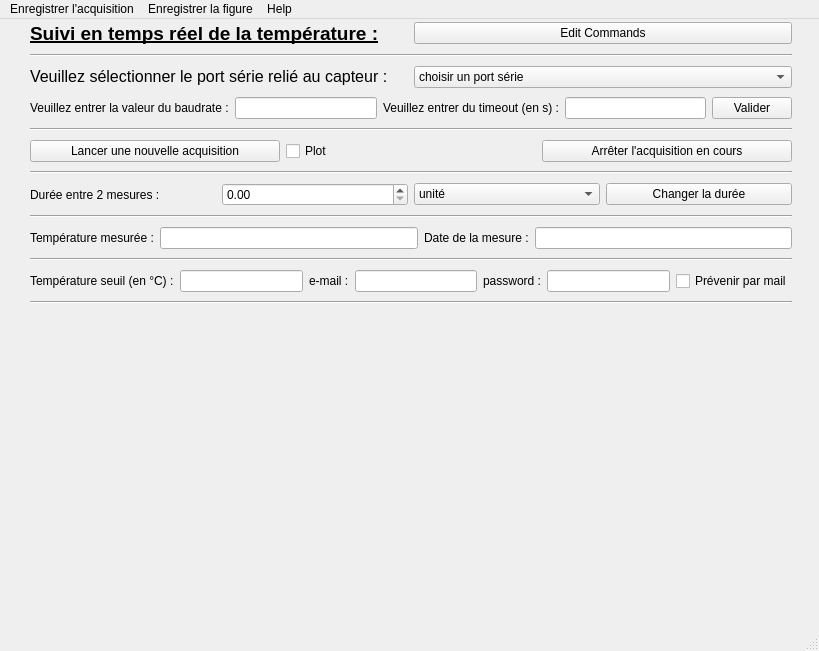
<?xml version="1.0" encoding="UTF-8"?>
<ui version="4.0">
 <class>MainWindow</class>
 <widget class="QMainWindow" name="MainWindow">
  <property name="geometry">
   <rect>
    <x>0</x>
    <y>0</y>
    <width>819</width>
    <height>651</height>
   </rect>
  </property>
  <property name="windowTitle">
   <string>MainWindow</string>
  </property>
  <widget class="QWidget" name="centralwidget">
   <widget class="PlotWidget" name="widget" native="true">
    <property name="geometry">
     <rect>
      <x>29</x>
      <y>299</y>
      <width>761</width>
      <height>301</height>
     </rect>
    </property>
   </widget>
   <widget class="QWidget" name="">
    <property name="geometry">
     <rect>
      <x>30</x>
      <y>0</y>
      <width>762</width>
      <height>291</height>
     </rect>
    </property>
    <layout class="QVBoxLayout" name="verticalLayout">
     <item>
      <layout class="QHBoxLayout" name="horizontalLayout_7">
       <item>
        <widget class="QLabel" name="title">
         <property name="text">
          <string>&lt;html&gt;&lt;head/&gt;&lt;body&gt;&lt;p&gt;&lt;span style=&quot; font-size:14pt; font-weight:600; text-decoration: underline;&quot;&gt;Suivi en temps réel de la température :&lt;/span&gt;&lt;/p&gt;&lt;/body&gt;&lt;/html&gt;</string>
         </property>
        </widget>
       </item>
       <item>
        <widget class="QPushButton" name="pushButton_edit_Commands">
         <property name="text">
          <string>Edit Commands</string>
         </property>
        </widget>
       </item>
      </layout>
     </item>
     <item>
      <widget class="Line" name="line">
       <property name="orientation">
        <enum>Qt::Horizontal</enum>
       </property>
      </widget>
     </item>
     <item>
      <layout class="QHBoxLayout" name="horizontalLayout">
       <item>
        <widget class="QLabel" name="label_select_serial_port">
         <property name="text">
          <string>&lt;html&gt;&lt;head/&gt;&lt;body&gt;&lt;p&gt;&lt;span style=&quot; font-size:12pt;&quot;&gt;Veuillez sélectionner le port série relié au capteur :&lt;/span&gt;&lt;/p&gt;&lt;/body&gt;&lt;/html&gt;</string>
         </property>
        </widget>
       </item>
       <item>
        <widget class="QComboBox" name="comboBox_select_serial_port">
         <item>
          <property name="text">
           <string>choisir un port série</string>
          </property>
         </item>
        </widget>
       </item>
      </layout>
     </item>
     <item>
      <layout class="QHBoxLayout" name="horizontalLayout_2">
       <item>
        <widget class="QLabel" name="label_baudrate">
         <property name="text">
          <string>&lt;html&gt;&lt;head/&gt;&lt;body&gt;&lt;p&gt;&lt;span style=&quot; font-size:9pt;&quot;&gt;Veuillez entrer la valeur du baudrate :&lt;/span&gt;&lt;/p&gt;&lt;/body&gt;&lt;/html&gt;</string>
         </property>
        </widget>
       </item>
       <item>
        <widget class="QLineEdit" name="lineEdit_baudrate"/>
       </item>
       <item>
        <widget class="QLabel" name="label_timeout">
         <property name="text">
          <string>&lt;html&gt;&lt;head/&gt;&lt;body&gt;&lt;p&gt;&lt;span style=&quot; font-size:9pt;&quot;&gt;Veuillez entrer du timeout (en s) :&lt;/span&gt;&lt;/p&gt;&lt;/body&gt;&lt;/html&gt;</string>
         </property>
        </widget>
       </item>
       <item>
        <widget class="QLineEdit" name="lineEdit_timeout"/>
       </item>
       <item>
        <widget class="QPushButton" name="pushButton_validate_device">
         <property name="text">
          <string>Valider</string>
         </property>
        </widget>
       </item>
      </layout>
     </item>
     <item>
      <widget class="Line" name="line_2">
       <property name="orientation">
        <enum>Qt::Horizontal</enum>
       </property>
      </widget>
     </item>
     <item>
      <layout class="QHBoxLayout" name="horizontalLayout_3">
       <item>
        <widget class="QPushButton" name="button_new_acquiring">
         <property name="text">
          <string>Lancer une nouvelle acquisition</string>
         </property>
        </widget>
       </item>
       <item>
        <widget class="QCheckBox" name="checkBox_plot">
         <property name="text">
          <string>Plot</string>
         </property>
        </widget>
       </item>
       <item>
        <widget class="QPushButton" name="button_stop_acquiring">
         <property name="text">
          <string>Arrêter l'acquisition en cours</string>
         </property>
        </widget>
       </item>
      </layout>
     </item>
     <item>
      <widget class="Line" name="line_3">
       <property name="orientation">
        <enum>Qt::Horizontal</enum>
       </property>
      </widget>
     </item>
     <item>
      <layout class="QHBoxLayout" name="horizontalLayout_4">
       <item>
        <widget class="QLabel" name="label_duree">
         <property name="text">
          <string>Durée entre 2 mesures :</string>
         </property>
        </widget>
       </item>
       <item>
        <widget class="QDoubleSpinBox" name="SpinBox_duree"/>
       </item>
       <item>
        <widget class="QComboBox" name="comboBox_duree">
         <item>
          <property name="text">
           <string>unité</string>
          </property>
         </item>
         <item>
          <property name="text">
           <string>secondes</string>
          </property>
         </item>
         <item>
          <property name="text">
           <string>minutes</string>
          </property>
         </item>
         <item>
          <property name="text">
           <string>heures</string>
          </property>
         </item>
        </widget>
       </item>
       <item>
        <widget class="QPushButton" name="pushButton_change_duree">
         <property name="text">
          <string>Changer la durée</string>
         </property>
        </widget>
       </item>
      </layout>
     </item>
     <item>
      <widget class="Line" name="line_4">
       <property name="orientation">
        <enum>Qt::Horizontal</enum>
       </property>
      </widget>
     </item>
     <item>
      <layout class="QHBoxLayout" name="horizontalLayout_5">
       <item>
        <widget class="QLabel" name="label_temp_mesuree">
         <property name="text">
          <string>Température mesurée :</string>
         </property>
        </widget>
       </item>
       <item>
        <widget class="QLineEdit" name="affiche_temp_mesuree">
         <property name="readOnly">
          <bool>true</bool>
         </property>
        </widget>
       </item>
       <item>
        <widget class="QLabel" name="label_date_mesure">
         <property name="text">
          <string>Date de la mesure :</string>
         </property>
        </widget>
       </item>
       <item>
        <widget class="QLineEdit" name="affiche_date_mesure">
         <property name="text">
          <string/>
         </property>
         <property name="readOnly">
          <bool>true</bool>
         </property>
        </widget>
       </item>
      </layout>
     </item>
     <item>
      <widget class="Line" name="line_5">
       <property name="orientation">
        <enum>Qt::Horizontal</enum>
       </property>
      </widget>
     </item>
     <item>
      <layout class="QHBoxLayout" name="horizontalLayout_6">
       <item>
        <widget class="QLabel" name="label_seuil">
         <property name="text">
          <string>Température seuil (en °C) :</string>
         </property>
        </widget>
       </item>
       <item>
        <widget class="QLineEdit" name="lineEdit_seuil"/>
       </item>
       <item>
        <widget class="QLabel" name="label_mail">
         <property name="text">
          <string>e-mail :</string>
         </property>
        </widget>
       </item>
       <item>
        <widget class="QLineEdit" name="lineEdit_mail"/>
       </item>
       <item>
        <widget class="QLabel" name="label_password">
         <property name="text">
          <string>password :</string>
         </property>
        </widget>
       </item>
       <item>
        <widget class="QLineEdit" name="lineEdit_password"/>
       </item>
       <item>
        <widget class="QCheckBox" name="checkBox_seuil">
         <property name="text">
          <string>Prévenir par mail</string>
         </property>
        </widget>
       </item>
      </layout>
     </item>
     <item>
      <widget class="Line" name="line_6">
       <property name="orientation">
        <enum>Qt::Horizontal</enum>
       </property>
      </widget>
     </item>
    </layout>
   </widget>
  </widget>
  <widget class="QMenuBar" name="menubar">
   <property name="geometry">
    <rect>
     <x>0</x>
     <y>0</y>
     <width>819</width>
     <height>21</height>
    </rect>
   </property>
   <widget class="QMenu" name="menuEnregistrer_l_acquisition">
    <property name="title">
     <string>Enregistrer l'acquisition</string>
    </property>
    <addaction name="actionen_txt"/>
    <addaction name="actionen_csv"/>
   </widget>
   <widget class="QMenu" name="menuEnregistrer_la_figure">
    <property name="title">
     <string>Enregistrer la figure</string>
    </property>
    <addaction name="actionen_png"/>
    <addaction name="actionen_jpg"/>
   </widget>
   <widget class="QMenu" name="menuHelp">
    <property name="title">
     <string>Help</string>
    </property>
    <addaction name="actionGuide_d_utilisation"/>
   </widget>
   <addaction name="menuEnregistrer_l_acquisition"/>
   <addaction name="menuEnregistrer_la_figure"/>
   <addaction name="menuHelp"/>
  </widget>
  <widget class="QStatusBar" name="statusbar"/>
  <action name="actionen_txt">
   <property name="text">
    <string>en .txt</string>
   </property>
  </action>
  <action name="actionen_csv">
   <property name="text">
    <string>en .csv</string>
   </property>
  </action>
  <action name="actionen_png">
   <property name="text">
    <string>en .png</string>
   </property>
  </action>
  <action name="actionen_jpg">
   <property name="text">
    <string>en .jpg</string>
   </property>
  </action>
  <action name="actionGuide_d_utilisation">
   <property name="text">
    <string>Guide d'utilisation</string>
   </property>
  </action>
 </widget>
 <customwidgets>
  <customwidget>
   <class>PlotWidget</class>
   <extends>QWidget</extends>
   <header>pyqtgraph</header>
   <container>1</container>
  </customwidget>
 </customwidgets>
 <resources/>
 <connections/>
</ui>
